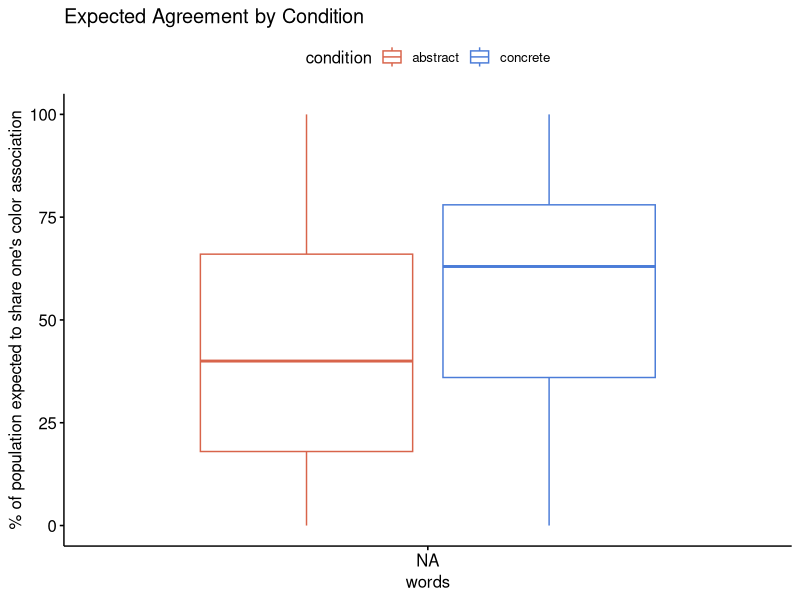
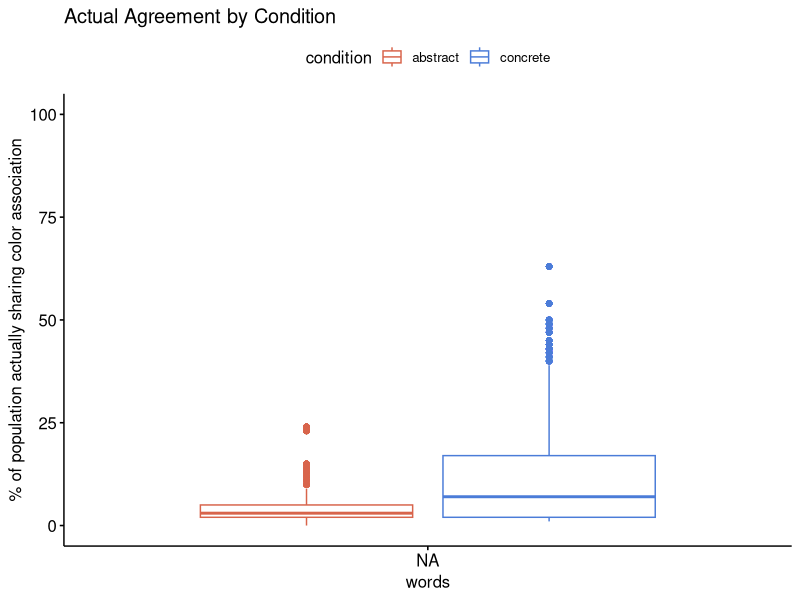
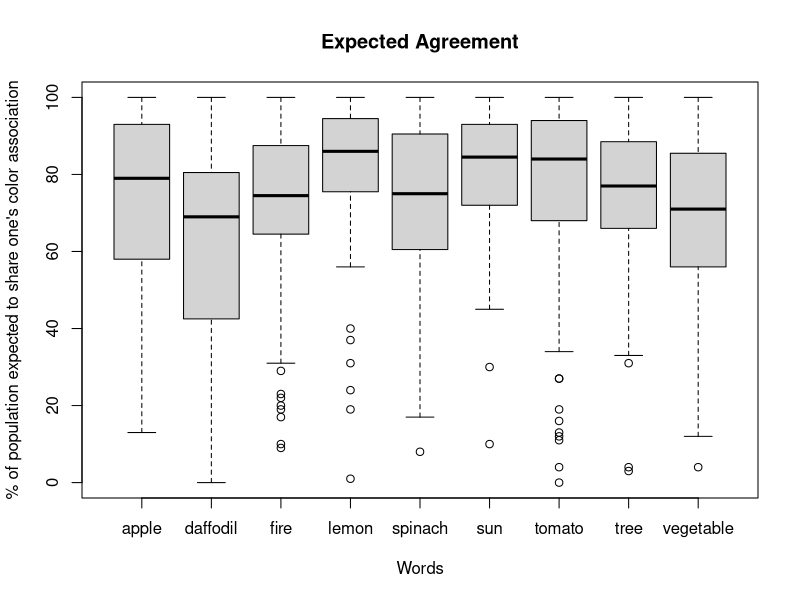
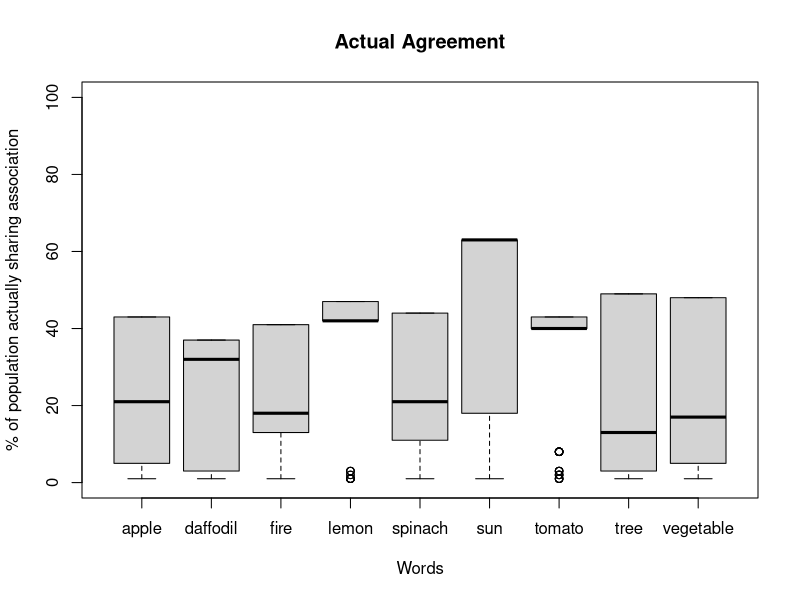

Write the R code that produced these figures, in order.
## ---- chunk 1
library(tidyverse)
library(knitr)
library(scales)
library(xtable)
library(broom)
## ---- chunk 2
dExpectation = read_csv('./expectation/expectations-by-condition.csv') 

library("ggpubr")
ggboxplot(dExpectation, y = "sliderResponse", main= "Expected Agreement by Condition",
          color = "condition", palette = c("#D8644B", "#4B7CD8"),
          order = c("concrete", "abstract"), ylim = c(0, 100),
          ylab = "% of population expected to share one's color association", xlab="words")
## ---- chunk 3
dTruth = read_csv('./expectation/ground-truth-by-condition.csv') 

ggboxplot(dTruth, y = "groundTruth", main= "Actual Agreement by Condition",
          color = "condition", palette = c("#D8644B", "#4B7CD8"),
          order = c("concrete", "abstract"), ylim = c(0, 100),
          ylab = "% of population actually sharing color association", xlab="words")
## ---- chunk 4
selectedWords <- filter(dExpectation, word %in% c("lemon", "sun", "tomato", "fire", "apple", "spinach", "vegetable", "tree", "daffodil"))

boxplot(sliderResponse~word, data=selectedWords, main="Expected Agreement",
   xlab="Words", ylab="% of population expected to share one's color association", ylim = c(0, 100))
## ---- chunk 5
selectedWords <- filter(dTruth, word %in% c("lemon", "sun", "tomato", "fire", "apple", "spinach", "vegetable", "tree", "daffodil"))

boxplot(groundTruth~word, data=selectedWords, main="Actual Agreement",
   xlab="Words", ylab="% of population actually sharing association", ylim = c(0, 100))
